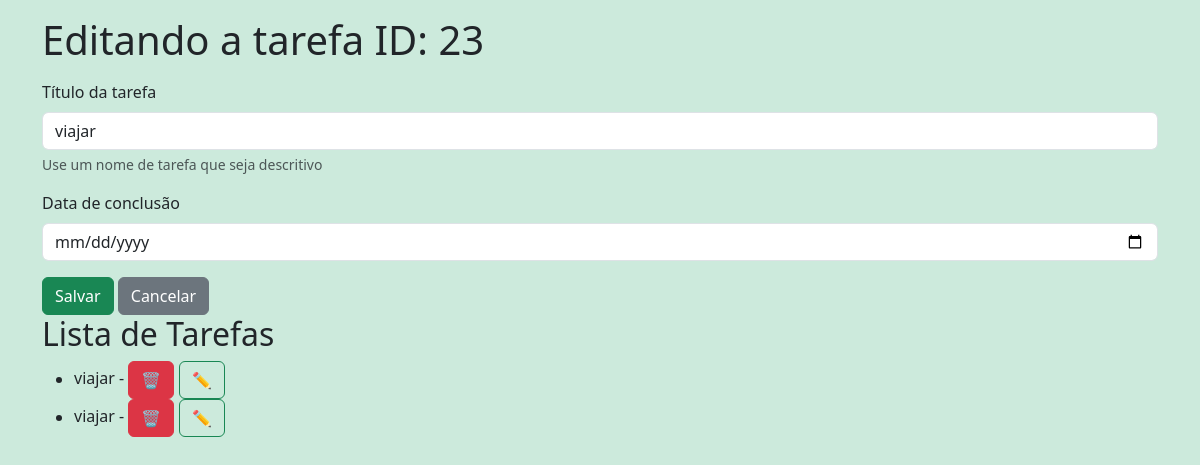
Page /update/23 on the committed database.
### tables this page shows
CREATE TABLE tarefas (
        id INTEGER PRIMARY KEY AUTOINCREMENT,
        titulo_tarefa TEXT NOT NULL,
        data_conclusao TEXT);

### app.py (the view)
@app.route('/update/<int:idTarefa>', methods = ['GET', 'POST'])
def update(idTarefa):
    if request.method == 'POST':
        titulo = request.form['titulo-tarefa']
        data = request.form['data-conclusao']
        tarefa = Tarefa(titulo, data, idTarefa)
        tarefa.atualizar_tarefa()
        return redirect(url_for('agenda')) # early return
    tarefas = Tarefa.obter_tarefas()
    tarefa_selecionada = Tarefa.id(idTarefa)
    return render_template('agenda.html', titulo=f'Editando a tarefa ID: {idTarefa}', tarefas=tarefas, tarefa_selecionada=tarefa_selecionada)

### models/database.py (called while the page is built)
    def buscar_tudo(self, query: str, params: tuple = ()) -> list[Any]:
        self.cursor.execute(query, params)
        return self.cursor.fetchall()

    def close(self) -> None:
        self.connection.close()

    def __enter__(self) -> Self:
        return self

    def __exit__(self, exc_type: Optional[Type[BaseException]], exc_value: Optional[BaseException], tb: Optional[TracebackType]) -> None:
        if exc_type is not None:
            print('Exceção caprturada no contexto:')
            print(f'Tipo: {exc_type.__name__}')
            print(f'Mensagem: {exc_value}')
            print('Traceback completo:')
            traceback.print_tb(tb)
        self.close()

### models/tarefa.py (called while the page is built)
    @classmethod
    def id(cls, id: int) -> Self:
        with Database('./data/tarefas.sqlite3') as db:
            query: str = 'SELECT titulo_tarefa, data_conclusao FROM tarefas WHERE id = ?;'
            params: tuple = (id,)
            resultado: list[Any] = db.buscar_tudo(query, params)
            [[titulo, data]] = resultado
        return cls(id_tarefa=id, titulo_tarefa=titulo, data_conclusao=data)

    @classmethod
    def obter_tarefas(cls) -> list[Self]:
        with Database('./data/tarefas.sqlite3') as db:
            query: str = 'SELECT titulo_tarefa, data_conclusao, id FROM tarefas;'
            resultados: list[Any] = db.buscar_tudo(query)
            tarefas: list[Self] = [cls(titulo, data, id) for titulo, data, id in resultados]
            return tarefas

### templates/agenda.html
    {% extends "base.html" %}
    {% block content %}
    <form class="mt-3" method="POST">
            <div class="mb-3">
                <label for="titulo-tarefa" class="form-label">Título da tarefa</label>
                <input type="text" class="form-control" name = "titulo-tarefa" id="titulo-tarefa" aria-describedby="ajudaNomeTarefa" value="{{ tarefa_selecionada.titulo_tarefa if
                tarefa_selecionada else '' }}" required>
            <div id="ajudaNomeTarefa" class="form-text">Use um nome de tarefa que seja descritivo</div>
            </div>
            <div class="mb-3">
                <label for="data-conclusao" class="form-label">Data de conclusão</label>
                <input type="date" class="form-control" name="data-conclusao" id="data-conclusao"
                value="{{ tarefa_selecionada.data_conclusao if tarefa_selecionada else '' }}">
            </div>
            <button type="submit" class="btn btn-primary">Salvar</button>
            {% if tarefa_selecionada %}
                <a href="{{ url_for('agenda') }}" class="btn btn-secondary">Cancelar</a>
            {% endif %}
    </form>
<h2>Lista de Tarefas</h2>
    {% if tarefas %}
        <ul>
            {% for tarefa in tarefas %}
                <li>{{ tarefa.titulo_tarefa }} - {{ tarefa.data_conclusao }}
                    <a href="{{ url_for('delete', idTarefa=tarefa.id_tarefa) }}" class="btn btn-danger">🗑️</a>
                    <a href="{{ url_for('update', idTarefa=tarefa.id_tarefa) }}" class="btn btn-outline-primary">✏️</a>
                </li>
            {% endfor %}
        </ul>
    {% else %}
        <p>Nenhuma tarefa cadastrada</p>
    {% endif %}
    {% endblock %}

### static/style.css (style rules this page uses)
:root { --bs-primary: #198754; --bs-success: #2fbf71; --bs-link-color: #198754; --bs-link-hover-color: #146c43; }
.btn-primary { background-color: #198754 !important; border-color: #198754 !important; }
.btn-outline-primary { color: #198754 !important; border-color: #198754 !important; }
a { color: #198754; }
body { background-color: #cceadc !important; }

### rows in the picture
tarefas: titulo-tarefa "viajar", titulo_tarefa "viajar"
tarefas: titulo_tarefa "viajar"

### other values in the picture
{{ titulo }} "Editando a tarefa ID: 23"
